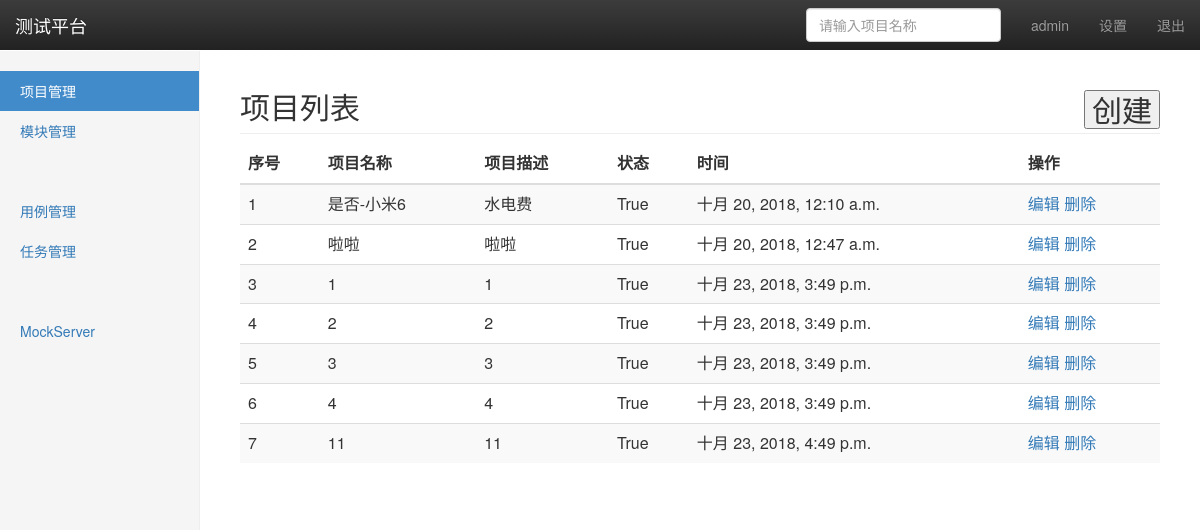
Screenshot of /manage/project/ (signed in) with the database file from the repository.
### project_app/models.py (models this page shows, shortened)
class project(models.Model):
	name = models.CharField('项目名称',max_length=50,blank=False,default='')
	description = models.TextField('项目描述',default='')
	status = models.BooleanField('状态',default=True)
	create_time = models.DateTimeField('创建时间',auto_now=True)

### project_app/views/project_views.py (the view)
# urls.py: path('project/', project_views.project_manage),
@login_required
def project_manage(requests):
	username = requests.session.get('user','')
	project_all = project.objects.all()
	return render(requests,'project.html',{'user':username,'projects':project_all,'type':'list'})

### templates/project.html (shortened to what this page needs)
{% extends  'base.html' %}
{% block content %}
    <nav class="navbar navbar-inverse navbar-fixed-top">
      <div class="container-fluid">
        <div class="navbar-header">
          <a class="navbar-brand" href="#">测试平台</a>
        </div>
        <div id="navbar" class="navbar-collapse collapse">
          <ul class="nav navbar-nav navbar-right">
            <li><a href="#"> {{ user }}</a></li>
            <li><a href="#">设置</a></li>
            <li><a href="/logout/">退出</a></li>
          </ul>
          <form class="navbar-form navbar-right">
            <input type="text" class="form-control" placeholder="请输入项目名称">
          </form>
        </div>
      </div>
    </nav>
    <div class="container-fluid">
      <div class="row">
        <div class="col-sm-3 col-md-2 sidebar">
          <ul class="nav nav-sidebar">
            <li class="active"><a href="/manage/project/">项目管理</a></li>
            <li><a href="/manage/module/">模块管理</a></li>
            <li><a href="#"></a></li>
          </ul>
          <ul class="nav nav-sidebar">
            <li><a href="/cases/">用例管理</a></li>
            <li><a href="">任务管理</a></li>
          </ul>
          <ul class="nav nav-sidebar">
            <li><a href=""></a></li>
            <li><a href="">MockServer</a></li>
          </ul>
        </div>
    {% if type == 'list' %}
    <div class="col-sm-2 col-sm-offset-2 col-md-10 col-md-offset-2 main">
        <h2 class="sub-header">项目列表
          <button  type='button' style='float:right' onclick="window.location.href='add/'">创建</button>
        </h2>
          <div class="table-responsive">
            <table id='prlist'  class="table table-striped">
              <thead>
                <tr>
                  <th>序号</th>
                  <th>项目名称</th>
                  <th>项目描述</th>
                  <th>状态</th>
                  <th>时间</th>
                  <th>操作</th>
                </tr>
              </thead>
              <tbody>
                {% for project in projects %}
                <tr>
                  <td>{{ forloop.counter }}</td>
                  <td>{{ project.name }}</td>
                  <td>{{ project.description }}</td>
                  <td>{{ project.status }}</td>
                  <td>{{ project.create_time}}</td>
                  <td>
                    <a href="edit/{{ project.id }}/">编辑</a>
                    <a href="del/{{ project.id }}/">删除</a>
                  </td>
                </tr>
                {% endfor %}
              </tbody>
            </table>
          </div>
        </div>
      </div>
    </div>
    {% endif %}
{% endblock %}

### static/css/dashboard.css (style rules this page uses)
body { padding-top: 50px; }
.sub-header { padding-bottom: 10px; border-bottom: 1px solid #eee; }
.navbar-fixed-top { border: 0; }
.sidebar { display: none; }
@media (min-width: 768px) { .sidebar { position: fixed; top: 51px; bottom: 0; left: 0; z-index: 1000; display: block; padding: 20px; overflow-x: hidden; overflow-y: auto; background-color: #f5f5f5; border-right: 1px solid #eee; } }
.nav-sidebar { margin-right: -21px; margin-bottom: 20px; margin-left: -20px; }
.nav-sidebar > li > a { padding-right: 20px; padding-left: 20px; }
.nav-sidebar > .active > a, .nav-sidebar > .active > a:hover, .nav-sidebar > .active > a:focus { color: #fff; background-color: #428bca; }
.main { padding: 20px; }
@media (min-width: 768px) { .main { padding-right: 40px; padding-left: 40px; } }

### rows the page displays
project: name "是否-小米6", description "水电费", status "True", create_time "十月 20, 2018, 12:10 a.m."
project: name "啦啦", description "啦啦", status "True", create_time "十月 20, 2018, 12:47 a.m."
project: name "1", description "1", status "True", create_time "十月 23, 2018, 3:49 p.m."
project: name "2", description "2", status "True", create_time "十月 23, 2018, 3:49 p.m."
project: name "3", description "3", status "True", create_time "十月 23, 2018, 3:49 p.m."
project: name "4", description "4", status "True", create_time "十月 23, 2018, 3:49 p.m."
project: name "11", description "11", status "True", create_time "十月 23, 2018, 4:49 p.m."

### other values shown
{{ user }} "admin"
